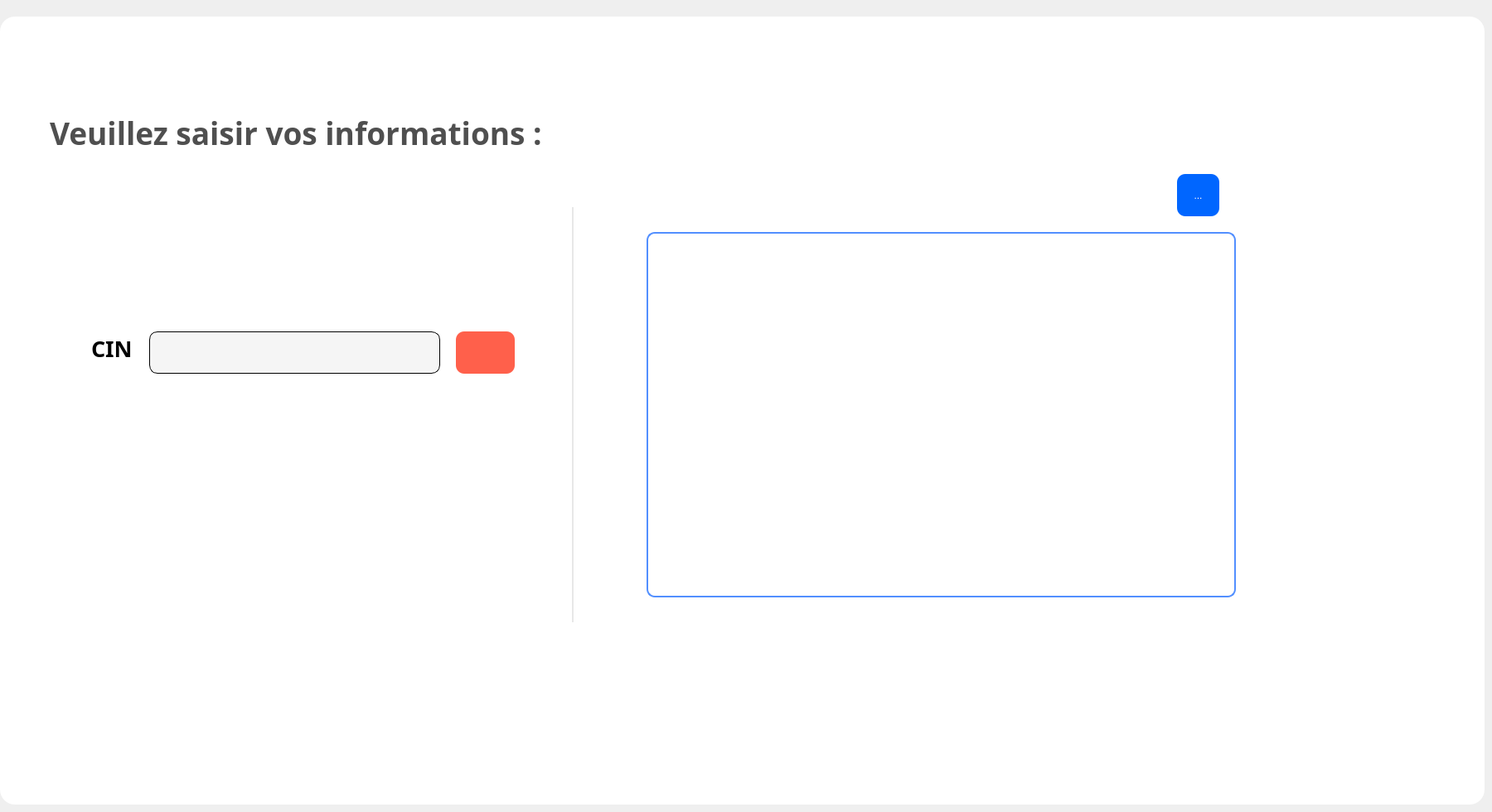
      <widget class="QWidget" name="tab_supprimer_6">
       <attribute name="icon">
        <iconset resource="D:/volve/untitled22/res.qrc">
         <normaloff>:/icon/icons/icons8-poubelle-64.png</normaloff>:/icon/icons/icons8-poubelle-64.png</iconset>
       </attribute>
       <attribute name="title">
        <string>Supprimer</string>
       </attribute>
       <widget class="QFrame" name="frame_28">
        <property name="geometry">
         <rect>
          <x>0</x>
          <y>20</y>
          <width>1791</width>
          <height>951</height>
         </rect>
        </property>
        <property name="styleSheet">
         <string notr="true">border-radius:18px;
background:white;
</string>
        </property>
        <property name="frameShape">
         <enum>QFrame::StyledPanel</enum>
        </property>
        <property name="frameShadow">
         <enum>QFrame::Raised</enum>
        </property>
        <widget class="Line" name="line_18">
         <property name="geometry">
          <rect>
           <x>690</x>
           <y>230</y>
           <width>2</width>
           <height>501</height>
          </rect>
         </property>
         <property name="font">
          <font>
           <pointsize>2</pointsize>
          </font>
         </property>
         <property name="styleSheet">
          <string notr="true">background:rgb(231, 231, 231);</string>
         </property>
         <property name="orientation">
          <enum>Qt::Vertical</enum>
         </property>
        </widget>
        <widget class="QTableView" name="tableView_6">
         <property name="geometry">
          <rect>
           <x>780</x>
           <y>260</y>
           <width>711</width>
           <height>441</height>
          </rect>
         </property>
         <property name="styleSheet">
          <string notr="true">border:2px solid rgb(82, 143, 255);
border-radius: 10px;
background:
</string>
         </property>
        </widget>
        <widget class="QPushButton" name="pushButton_6">
         <property name="geometry">
          <rect>
           <x>550</x>
           <y>380</y>
           <width>71</width>
           <height>51</height>
          </rect>
         </property>
         <property name="styleSheet">
          <string notr="true">QPushButton::hover {
     background: rgb(203, 76, 59);
color:white;
border-radius: 10px;
 }

QPushButton {
    background:rgb(255, 96, 75);
   color:white;
    border-radius: 10px;
 }


</string>
         </property>
         <property name="text">
          <string/>
         </property>
         <property name="icon">
          <iconset>
           <normaloff>../../../Documents/evolve/icons/icons8-delete-trash-24.png</normaloff>../../../Documents/evolve/icons/icons8-delete-trash-24.png</iconset>
         </property>
         <property name="iconSize">
          <size>
           <width>50</width>
           <height>50</height>
          </size>
         </property>
        </widget>
        <widget class="QLabel" name="lab_c_6">
         <property name="geometry">
          <rect>
           <x>110</x>
           <y>370</y>
           <width>51</width>
           <height>61</height>
          </rect>
         </property>
         <property name="font">
          <font>
           <family>Yu Gothic UI Semibold</family>
           <pointsize>20</pointsize>
           <weight>75</weight>
           <bold>true</bold>
          </font>
         </property>
         <property name="text">
          <string>CIN</string>
         </property>
        </widget>
        <widget class="QLineEdit" name="lineEdit_30">
         <property name="geometry">
          <rect>
           <x>180</x>
           <y>380</y>
           <width>351</width>
           <height>51</height>
          </rect>
         </property>
         <property name="styleSheet">
          <string notr="true">border-radius: 10px;
background: #F5F5F5;
border: 1px solid #000000;
padding-bottom:7px;</string>
         </property>
        </widget>
        <widget class="QLabel" name="label_vs_18">
         <property name="geometry">
          <rect>
           <x>60</x>
           <y>100</y>
           <width>711</width>
           <height>81</height>
          </rect>
         </property>
         <property name="font">
          <font>
           <family>Segoe UI Semibold</family>
           <pointsize>28</pointsize>
           <weight>75</weight>
           <bold>true</bold>
          </font>
         </property>
         <property name="styleSheet">
          <string notr="true">color:rgb(79, 79, 79)</string>
         </property>
         <property name="text">
          <string>Veuillez saisir vos informations :</string>
         </property>
        </widget>
        <widget class="QToolButton" name="toolButton_6">
         <property name="geometry">
          <rect>
           <x>1420</x>
           <y>190</y>
           <width>51</width>
           <height>51</height>
          </rect>
         </property>
         <property name="styleSheet">
          <string notr="true">QToolButton {
background:rgb(0, 102, 255);
color:white;
border-radius: 10px;
}

QToolButton::hover
{
background:rgb(0, 51, 162);
color:white;
border-radius: 10px;

}</string>
         </property>
         <property name="text">
          <string>...</string>
         </property>
         <property name="icon">
          <iconset resource="D:/volve/untitled22/res.qrc">
           <normaloff>:/icon/icons/icons8-refresh-100.png</normaloff>:/icon/icons/icons8-refresh-100.png</iconset>
         </property>
         <property name="iconSize">
          <size>
           <width>30</width>
           <height>30</height>
          </size>
         </property>
        </widget>
       </widget>
      </widget>
